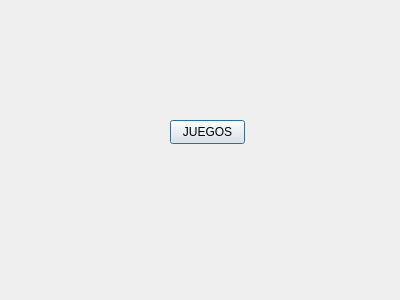
<?xml version="1.0" encoding="UTF-8"?>
<ui version="4.0">
 <class>Juegos</class>
 <widget class="QDialog" name="Juegos">
  <property name="geometry">
   <rect>
    <x>0</x>
    <y>0</y>
    <width>400</width>
    <height>300</height>
   </rect>
  </property>
  <property name="windowTitle">
   <string>Dialog</string>
  </property>
  <widget class="QPushButton" name="pushButton">
   <property name="geometry">
    <rect>
     <x>170</x>
     <y>120</y>
     <width>75</width>
     <height>24</height>
    </rect>
   </property>
   <property name="text">
    <string>JUEGOS</string>
   </property>
  </widget>
 </widget>
 <resources/>
 <connections/>
</ui>
